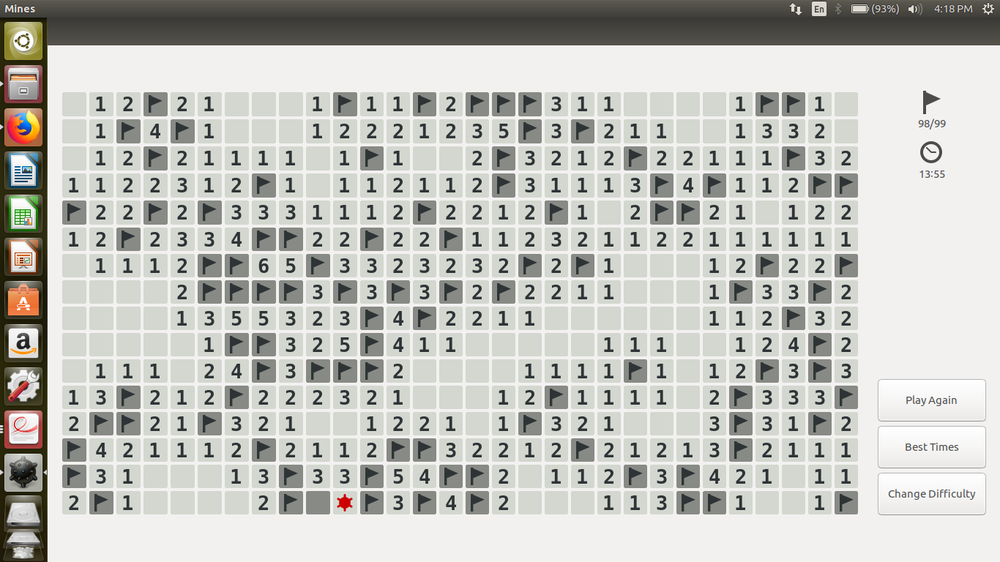
#> input picture Practice/i.png, 1000 x 562 px, shrunk from 1366 x 768 before the run, found by its file name
$ jupyter execute grayscale_histogram.ipynb
#> lines starting #> are read from the running program, lines starting #| are printed output that depends on the picture
[cell 1]
import cv2
import numpy as np
from matplotlib import pyplot as plt

[cell 2]
gray_img = cv2.imread('/home/sharanya/basic-neural-network/i.png', cv2.IMREAD_GRAYSCALE)
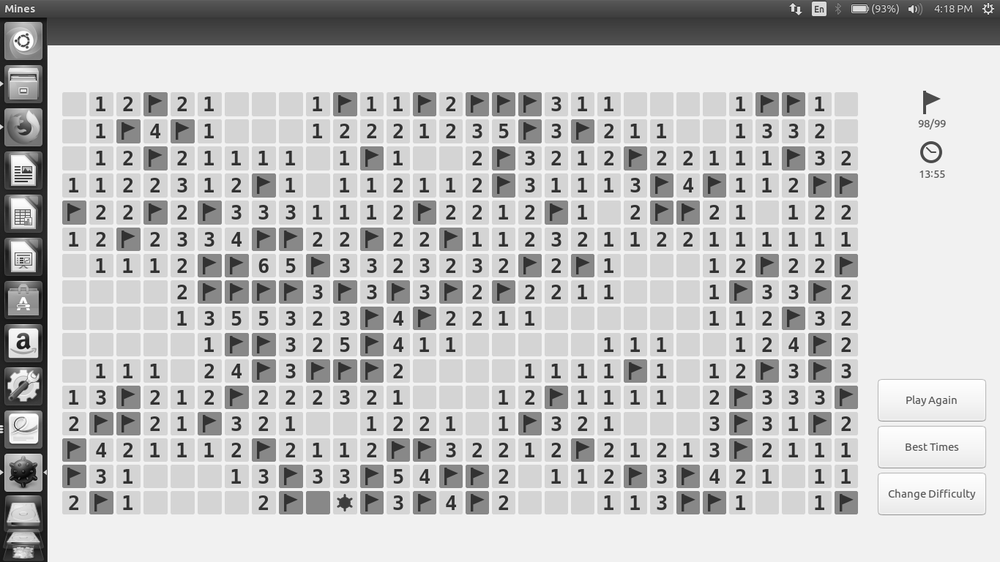
#> gray_img: shape (562, 1000); min 3, max 255, mean 193.1

[cell 3]
plt.hist(gray_img.ravel(),256,[0,256])
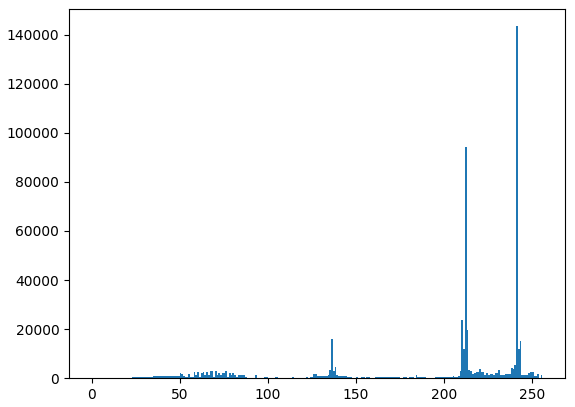
#> figure drawn by matplotlib, 1 panel; tallest bar 143466 high, from x = 241 to 242
